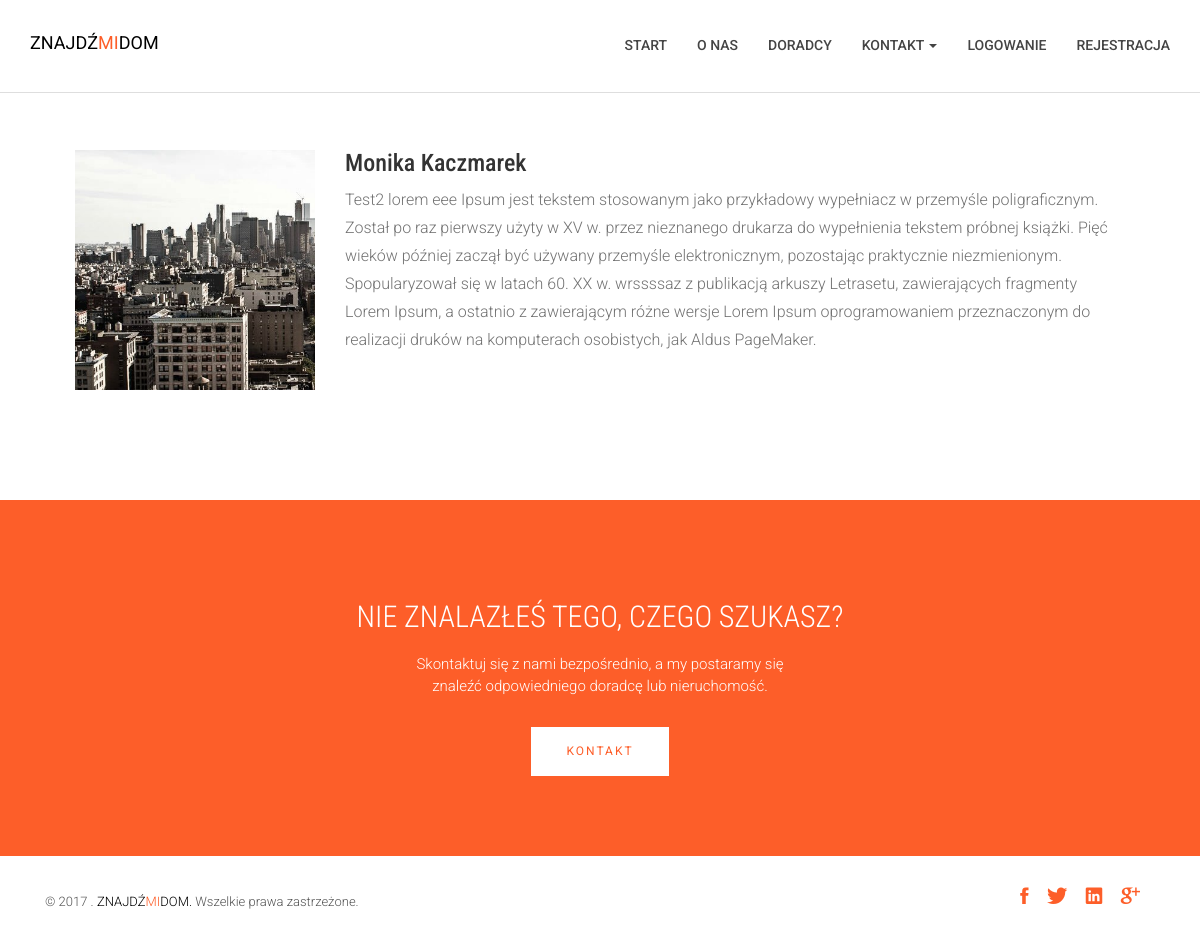
The app's page /profiles/1/ with its own data.
### profiles/models.py (models this page shows, shortened)
class Profile(models.Model):
	user = models.OneToOneField(User, blank=True, null=True)
	avatar = models.ImageField(upload_to='avatar', blank=True)
	description = models.TextField()
	city = models.CharField(max_length=100)

### profiles/views.py (the view)
# urls.py: url(r'^(?P<pk>\d+)/$', views.profile_detail, name='detail'),
def profile_detail(request, pk):
	profile = get_object_or_404(Profile, pk=pk)
	return render(request, 'profiles/profile_detail.html', {'profile': profile})

### profiles/templates/profiles/profile_detail.html (shortened to what this page needs)
{% extends "base.html" %}
{% load static from staticfiles %}
{% block content%}
         <section id="about">
                <div class="container">
                    <div class="row">
                        <div class="col-md-12 col-sm-12">
                            <div class="block wow fadeInLeft" data-wow-delay=".3s" data-wow-duration="500ms">
                                <div class="col-md-3 col-sm-3">
                                {% if profile.avatar %}
    										<img src="{{ profile.avatar.url}}" id="profil" class="img-responsive" alt="{{ profile.user.get_full_name }}" width=300>
                                {% else %}
                                        <img src="{% static '/images/avatar-default.jpg' %}" id="profil" class="img-responsive" alt="{{ profile.user.get_full_name }}" width=300>
                                {% endif %}
                                </div>
                                <div class="col-md-9 col-sm-9">
                                        <h3> {{ profile.user.get_full_name }} </h3>
                                    <p>
                                        {{ profile.description}}
                                    </p>
                                </div>
                            </div>
                        </div>
                    </div>
                </div>
            </section>
{% endblock %}

### assets/css/main.css (style rules this page uses)
body { font-family: 'Roboto', sans-serif; }
h1, h2, h3, h4, h5, h6 { font-family: 'Roboto Condensed', sans-serif; }
p { font-family: 'Roboto', sans-serif; line-height: 22px; font-size: 16px; font-weight: 300; }
img#profil { margin-top: 20px; }
#about { padding: 110px 0; }
#about .block { padding: 20px 30px 0 30px; }
#about .block p { color: #727272; font-size: 16px; line-height: 28px; margin-bottom: 35px; }
#about .block img { max-width: 100%; }

### records on screen
Profile: user.get_full_name "Monika Kaczmarek", description "Test2 lorem eee Ipsum jest tekstem stosowanym jako przykładowy wypełniacz w przemyśle poligraficznym. Został po raz pierwszy użyty w XV w. przez nieznanego drukarza do wypełnienia tekstem próbnej książki. Pięć wieków później zaczął być używany przemyśle elektronicznym, pozostając praktycznie niezmienionym. Spopularyzował się w latach 60. XX w. wrssssaz z publikacją arkuszy Letrasetu, zawierających fragmenty Lorem Ipsum, a ostatnio z zawierającym różne wersje Lorem Ipsum oprogramowaniem przeznaczonym do realizacji druków na komputerach osobistych, jak Aldus PageMaker."
